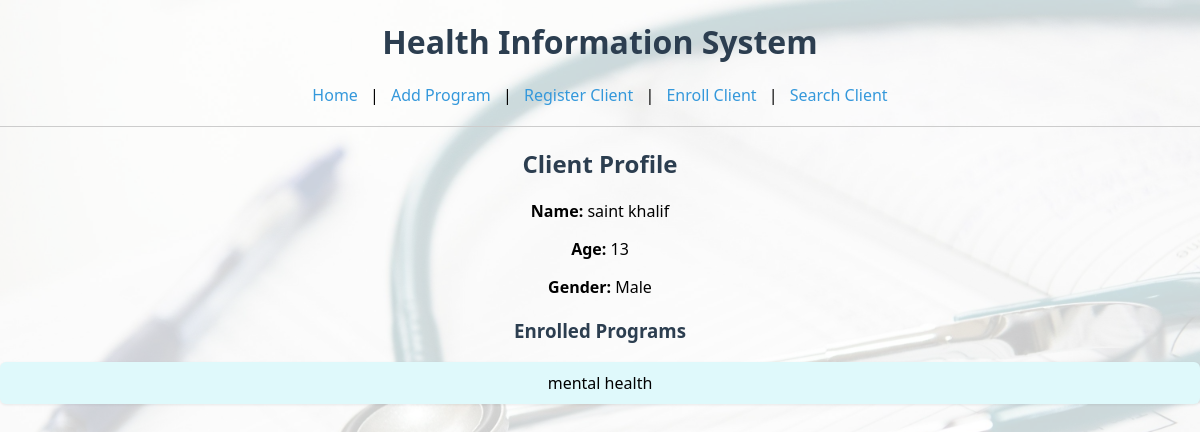
The page /view_client/1 on the database its author committed.
### tables this page shows
CREATE TABLE clients (
            id INTEGER PRIMARY KEY AUTOINCREMENT,
            name TEXT NOT NULL,
            age INTEGER,
            gender TEXT
        );

CREATE TABLE programs (
            id INTEGER PRIMARY KEY AUTOINCREMENT,
            name TEXT NOT NULL
        );

### app.py (the view)
@app.route('/view_client/<int:client_id>')
def view_client(client_id):
    conn = get_db_connection()
    client = conn.execute('SELECT * FROM clients WHERE id = ?', (client_id,)).fetchone()
    programs = conn.execute('''
        SELECT programs.name FROM enrollments
        JOIN programs ON enrollments.program_id = programs.id
        WHERE enrollments.client_id = ?
    ''', (client_id,)).fetchall()
    conn.close()
    return render_template('view_client.html', client=client, programs=programs)

### app.py (called while the page is built)
def get_db_connection():
    conn = sqlite3.connect('health.db')
    conn.row_factory = sqlite3.Row
    return conn

### templates/view_client.html
{% extends "base.html" %}
{% block content %}
    <h2>Client Profile</h2>
    <p><strong>Name:</strong> {{ client.name }}</p>
    <p><strong>Age:</strong> {{ client.age }}</p>
    <p><strong>Gender:</strong> {{ client.gender }}</p>
    <h3>Enrolled Programs</h3>
    <ul>
        {% for program in programs %}
            <li>{{ program.name }}</li>
        {% endfor %}
    </ul>
{% endblock %}

### static/css/styles.css (style rules this page uses)
body { font-family: 'Segoe UI', Arial, sans-serif; background: url("/static/images/bg.jpg") no-repeat center center fixed; background-size: cover; margin: 0; padding: 0; text-align: center; }
body::before { content: ""; position: fixed; top: 0; left: 0; width: 100%; height: 100%; background: rgba(255, 255, 255, 0.8); z-index: -1; }
h1, h2, h3 { color: #2c3e50; margin-top: 20px; }
ul { list-style-type: none; padding: 0; margin-top: 15px; }
ul li { background: #dff9fb; padding: 10px; margin: 7px 0; border-radius: 6px; box-shadow: 0 1px 3px rgba(0,0,0,0.08); }

### rows shown on the page
clients: name "saint khalif", age "13", gender "Male"
programs: name "mental health"
